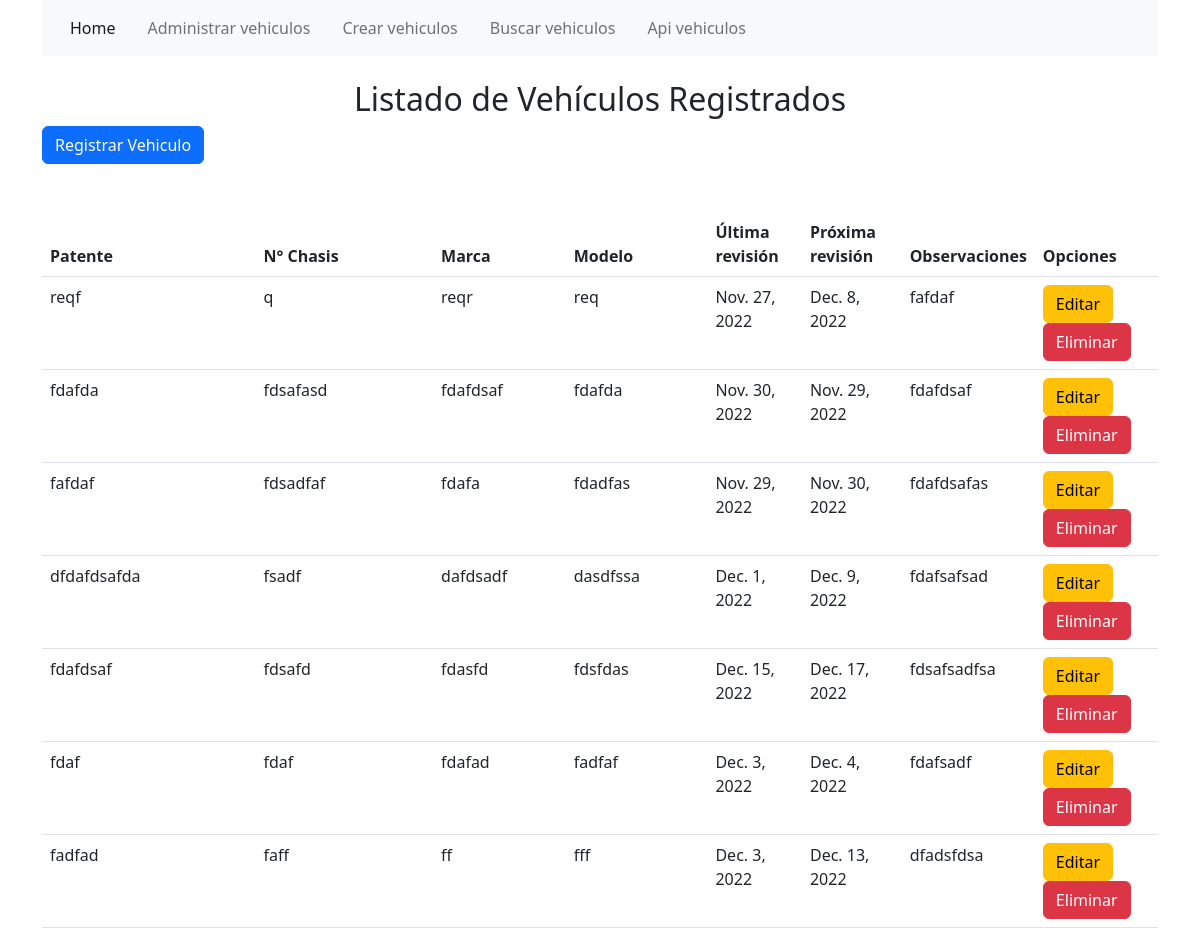
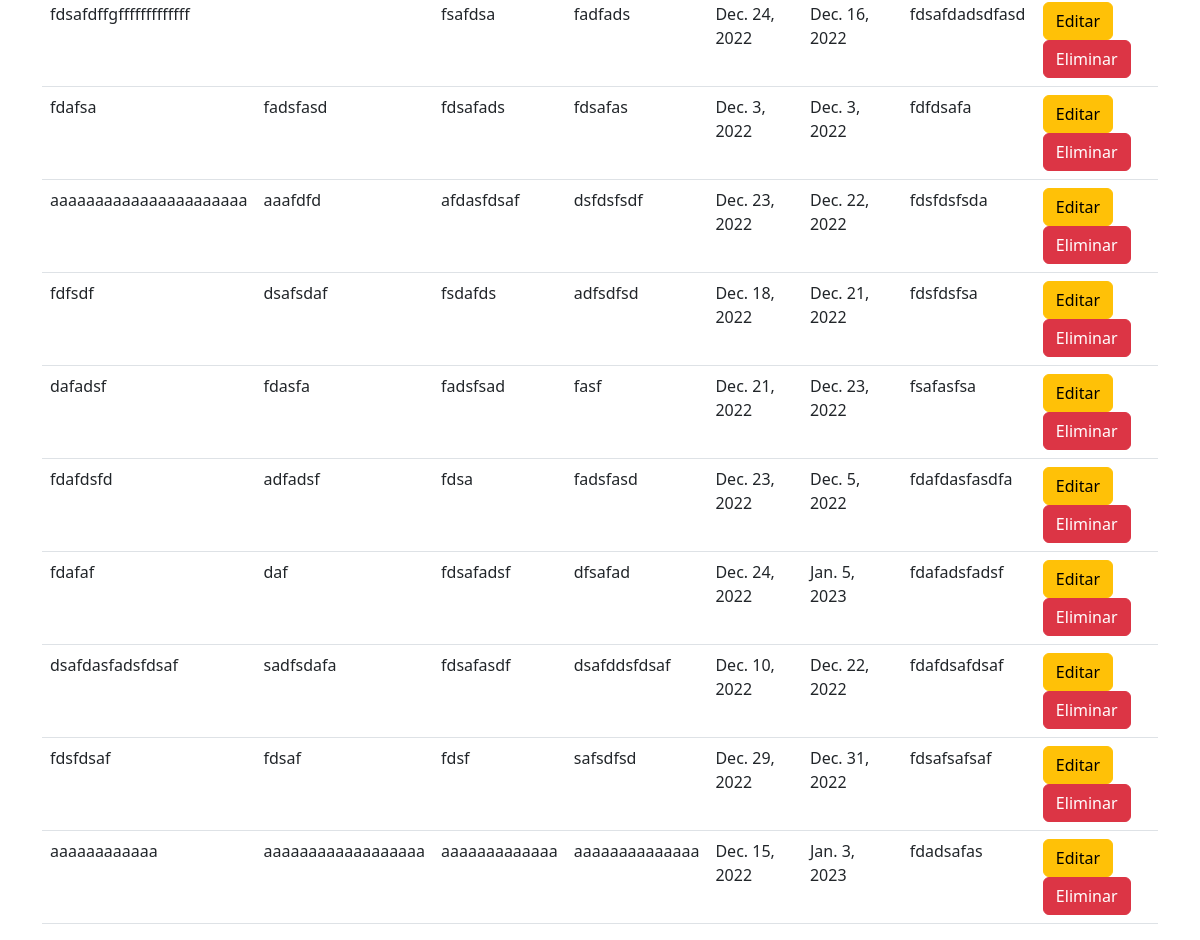
Screenshot of /vehiculo/listar-vehiculos with the database file from the repository (2 pictures, top to bottom).
### vehiculo/models.py (models this page shows)
class Vehiculo(models.Model):
    patente = models.CharField(primary_key=True, max_length=6, null=False)
    numero_chasis = models.CharField(max_length=17, null=False, unique=True)
    marca = models.CharField(max_length=20, null=False)
    modelo = models.CharField(max_length=10, null=False)
    ultima_revision = models.DateField(null=False)
    proxima_revision = models.DateField(null=False)
    observaciones = models.CharField(max_length=200)

### vehiculo/views.py (the view)
# urls.py: path('listar-vehiculos', views.listar_vehiculos, name='listar-vehiculos'),
def listar_vehiculos(request):
    vehiculos = Vehiculo.objects.all()
    return render(request, "vehiculo/listar_vehiculos.html", {'vehiculos':vehiculos})

### templates/vehiculo/listar_vehiculos.html
{% extends "vehiculo/inicio_vehiculo.html" %} {% block titulo %} Vehículos Registrados {% endblock %}
{% block body %}
<h2 class="text-center">Listado de Vehículos Registrados</h2>
<button type="button"  class="btn btn-primary" onclick="document.location.href='form-registro'"> Registrar Vehiculo </button>
<table class="table mt-5">
    <thead>
      <tr>
        <th scope="col">Patente</th>
        <th scope="col">N° Chasis</th>
        <th scope="col">Marca</th>
        <th scope="col">Modelo</th>
        <th scope="col">Última revisión</th>
        <th scope="col">Próxima revisión</th>
        <th scope="col">Observaciones</th>
        <th scope="col">Opciones</th>
      </tr>
    </thead>
    {% if vehiculos %}
    <tbody>
      {% for vehiculo in vehiculos  %}
      <tr>
        <td>{{vehiculo.patente}}</td>
        <td>{{vehiculo.numero_chasis}}</td>
        <td>{{vehiculo.marca}}</td>
        <td>{{vehiculo.modelo}}</td>
        <td>{{vehiculo.ultima_revision}}</td>
        <td>{{vehiculo.proxima_revision}}</td>
        <td>{{vehiculo.observaciones}}</td>
        <td>
            <a href="{% url 'editar-vehiculo' vehiculo.patente %}"><button class="btn btn-warning">Editar</button></a>
            <a href="{% url 'eliminar-vehiculo' vehiculo.patente %}"><button class="btn btn-danger">Eliminar</button></a>
        </td>
      </tr>
      {% endfor %}
    </tbody>
    {% else %}
    <tbody>
        <tr>
          <td scope="row" colspan="8" class="text-center">No se encontraron vehiculos registrados</td>
    </tbody>
    {% endif %}
</table>
  {% endblock %}

### rows the page displays
Vehiculo: patente "reqf", numero_chasis "q", marca "reqr", modelo "req", ultima_revision "Nov. 27, 2022", proxima_revision "Dec. 8, 2022", observaciones "fafdaf"
Vehiculo: patente "fdafda", numero_chasis "fdsafasd", marca "fdafdsaf", modelo "fdafda", ultima_revision "Nov. 30, 2022", proxima_revision "Nov. 29, 2022", observaciones "fdafdsaf"
Vehiculo: patente "fafdaf", numero_chasis "fdsadfaf", marca "fdafa", modelo "fdadfas", ultima_revision "Nov. 29, 2022", proxima_revision "Nov. 30, 2022", observaciones "fdafdsafas"
Vehiculo: patente "dfdafdsafda", numero_chasis "fsadf", marca "dafdsadf", modelo "dasdfssa", ultima_revision "Dec. 1, 2022", proxima_revision "Dec. 9, 2022", observaciones "fdafsafsad"
Vehiculo: patente "fdafdsaf", numero_chasis "fdsafd", marca "fdasfd", modelo "fdsfdas", ultima_revision "Dec. 15, 2022", proxima_revision "Dec. 17, 2022", observaciones "fdsafsadfsa"
Vehiculo: patente "fdaf", numero_chasis "fdaf", marca "fdafad", modelo "fadfaf", ultima_revision "Dec. 3, 2022", proxima_revision "Dec. 4, 2022", observaciones "fdafsadf"
Vehiculo: patente "fadfad", numero_chasis "faff", marca "ff", modelo "fff", ultima_revision "Dec. 3, 2022", proxima_revision "Dec. 13, 2022", observaciones "dfadsfdsa"
Vehiculo: patente "fdsafdffgfffffffffffff", marca "fsafdsa", modelo "fadfads", ultima_revision "Dec. 24, 2022", proxima_revision "Dec. 16, 2022", observaciones "fdsafdadsdfasd"
Vehiculo: patente "fdafsa", numero_chasis "fadsfasd", marca "fdsafads", modelo "fdsafas", ultima_revision "Dec. 3, 2022", proxima_revision "Dec. 3, 2022", observaciones "fdfdsafa"
Vehiculo: patente "aaaaaaaaaaaaaaaaaaaaaa", numero_chasis "aaafdfd", marca "afdasfdsaf", modelo "dsfdsfsdf", ultima_revision "Dec. 23, 2022", proxima_revision "Dec. 22, 2022", observaciones "fdsfdsfsda"
Vehiculo: patente "fdfsdf", numero_chasis "dsafsdaf", marca "fsdafds", modelo "adfsdfsd", ultima_revision "Dec. 18, 2022", proxima_revision "Dec. 21, 2022", observaciones "fdsfdsfsa"
Vehiculo: patente "dafadsf", numero_chasis "fdasfa", marca "fadsfsad", modelo "fasf", ultima_revision "Dec. 21, 2022", proxima_revision "Dec. 23, 2022", observaciones "fsafasfsa"
Vehiculo: patente "fdafdsfd", numero_chasis "adfadsf", marca "fdsa", modelo "fadsfasd", ultima_revision "Dec. 23, 2022", proxima_revision "Dec. 5, 2022", observaciones "fdafdasfasdfa"
Vehiculo: patente "fdafaf", numero_chasis "daf", marca "fdsafadsf", modelo "dfsafad", ultima_revision "Dec. 24, 2022", proxima_revision "Jan. 5, 2023", observaciones "fdafadsfadsf"
Vehiculo: patente "dsafdasfadsfdsaf", numero_chasis "sadfsdafa", marca "fdsafasdf", modelo "dsafddsfdsaf", ultima_revision "Dec. 10, 2022", proxima_revision "Dec. 22, 2022", observaciones "fdafdsafdsaf"
Vehiculo: patente "fdsfdsaf", numero_chasis "fdsaf", marca "fdsf", modelo "safsdfsd", ultima_revision "Dec. 29, 2022", proxima_revision "Dec. 31, 2022", observaciones "fdsafsafsaf"
Vehiculo: patente "aaaaaaaaaaaa", numero_chasis "aaaaaaaaaaaaaaaaaa", marca "aaaaaaaaaaaaa", modelo "aaaaaaaaaaaaaa", ultima_revision "Dec. 15, 2022", proxima_revision "Jan. 3, 2023", observaciones "fdadsafas"
